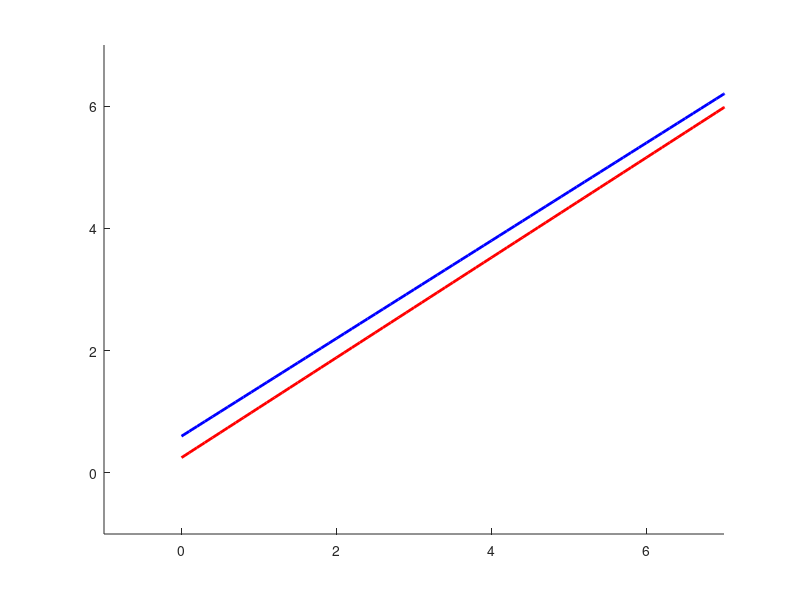

This chart was generated by the following MATLAB code:
mu=3+zeros(1, 2); samples=10;
s1=1; s2=1; r=.8; sigma=[s1^2 s1*s2*r; s1*s2*r s2^2];
X=mvnrnd(mu, sigma, samples);
h=scatter(X(:,1),X(:,2),20,'*r'); hold on;

muhat=mean(X);
sigmahat=cov(X);
x=0:.1:10; y=muhat(1)+sigmahat(1, 2)/(sigmahat(2,2)) * (x-muhat(2));
plot(x, y, '-r', 'LineWidth', 2);

x=0:.1:10; y=mu(1)+sigma(1, 2)/(sigma(2,2)) * (x-mu(2));
plot(x, y, '-b', 'LineWidth', 2);

xlim([-1, 7]);
ylim([-1, 7]);
%%
delete(h)